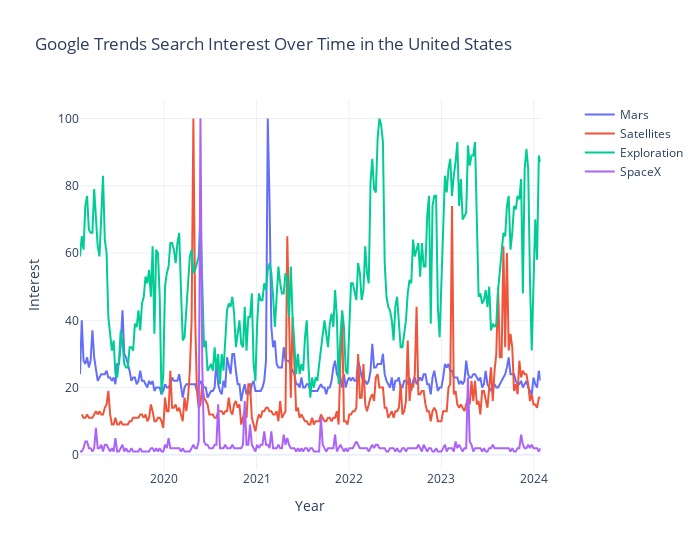

Notebook cell for this chart:
### Code cell
# make plot
fig = make_subplots(specs=[[{"secondary_y": True}]])
fig.add_trace(go.Scatter(x=google_trends_space_mars['date'], y=google_trends_space_mars['interest'], name='Mars'), secondary_y=False)
fig.add_trace(go.Scatter(x=google_trends_space_satelites['date'], y=google_trends_space_satelites['interest'], name='Satellites'), secondary_y=False)
fig.add_trace(go.Scatter(x=google_trends_space_exploration['date'], y=google_trends_space_exploration['interest'], name='Exploration'), secondary_y=False)
fig.add_trace(go.Scatter(x=google_trends_spacex['date'], y=google_trends_spacex['interest'], name='SpaceX'), secondary_y=False)



# format
fig.update_layout(title='Google Trends Search Interest Over Time in the United States',
                  xaxis_title='Year',
                  yaxis_title='Interest',
                  template='plotly_white',
                  width=700,  
                  height=550) 



# save and show
fig.write_html('../../docs_source/images/visualization/google_trends_all_plot.html')

fig.show()

### Figure 1 — Plotly figure (JSON) as saved in the notebook; plotly's stock layout.template omitted (floating-point values rounded to 4 significant figures; data arrays with more than 128 entries replaced by an {"elided": "..."} marker saying what was removed)
{"data": [{"name": "Mars", "type": "scatter", "x": {"elided": "261 str values"}, "xaxis": "x", "y": {"elided": "261 int values"}, "yaxis": "y"}, {"name": "Satellites", "type": "scatter", "x": {"elided": "260 str values"}, "xaxis": "x", "y": {"elided": "260 int values"}, "yaxis": "y"}, {"name": "Exploration", "type": "scatter", "x": {"elided": "261 str values"}, "xaxis": "x", "y": {"elided": "261 int values"}, "yaxis": "y"}, {"name": "SpaceX", "type": "scatter", "x": {"elided": "261 str values"}, "xaxis": "x", "y": {"elided": "261 int values"}, "yaxis": "y"}], "layout": {"height": 550, "title": {"text": "Google Trends Search Interest Over Time in the United States"}, "width": 700, "xaxis": {"anchor": "y", "domain": [0, 0.94], "title": {"text": "Year"}}, "yaxis": {"anchor": "x", "domain": [0, 1], "title": {"text": "Interest"}}, "yaxis2": {"anchor": "x", "overlaying": "y", "side": "right"}}}
